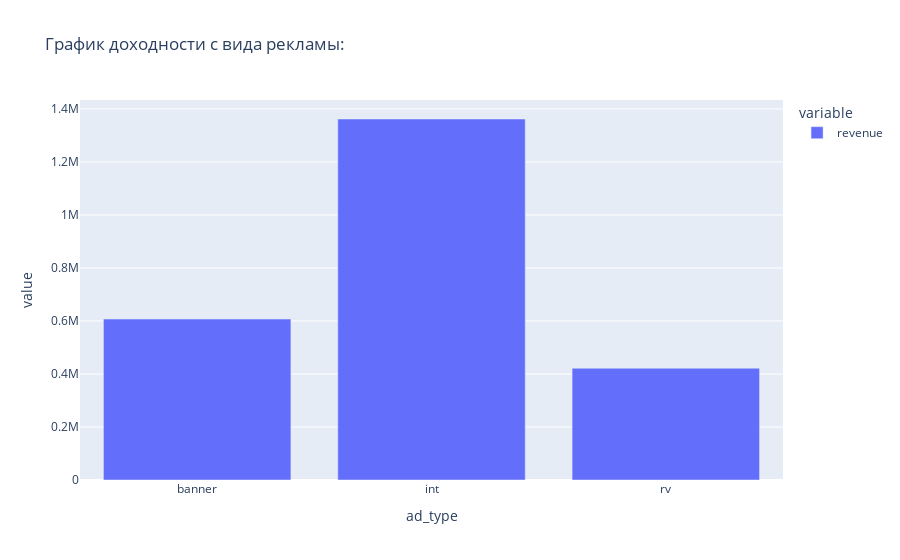

The notebook cell this image was saved under:
### Markdown cell above
Построим распределение revenue по профилям людей.

### Code cell
(new_df.groupby('ad_type')['revenue'].sum()*1000).plot(kind='bar', title='График доходности с вида рекламы:').show(renderer='png')

### Figure 1 — Plotly figure (JSON) as saved in the notebook; plotly's stock layout.template omitted (floating-point values rounded to 4 significant figures)
{"data": [{"alignmentgroup": "True", "hovertemplate": "variable=revenue<br>ad_type=%{x}<br>value=%{y}<extra></extra>", "legendgroup": "revenue", "marker": {"color": "#636efa", "pattern": {"shape": ""}}, "name": "revenue", "offsetgroup": "revenue", "orientation": "v", "showlegend": true, "textposition": "auto", "type": "bar", "x": ["banner", "int", "rv"], "xaxis": "x", "y": [607200.0, 1362000.0, 421700.0], "yaxis": "y"}], "layout": {"autosize": true, "barmode": "relative", "legend": {"title": {"text": "variable"}, "tracegroupgap": 0}, "title": {"text": "График доходности с вида рекламы:"}, "xaxis": {"anchor": "y", "autorange": true, "domain": [0, 1], "range": [-0.5, 2.5], "title": {"text": "ad_type"}, "type": "category"}, "yaxis": {"anchor": "x", "autorange": true, "domain": [0, 1], "range": [0, 1434000.0], "title": {"text": "value"}, "type": "linear"}}}
